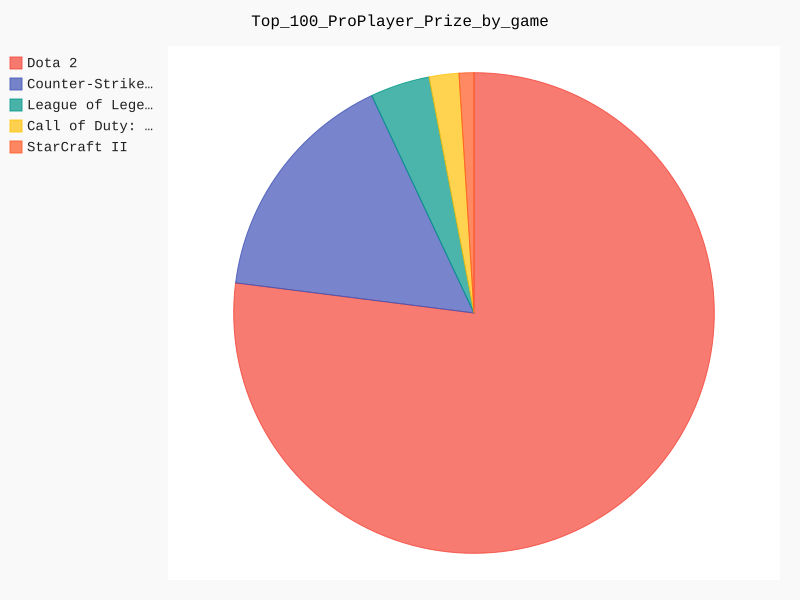

This chart was generated by the following Python code:
import pandas as pd
import pygal as pg
dic = {}

data = pd.read_csv("esportsplayer.csv") # import file
data_top_list = list(data['Highest Paying Game'])
data_top_set = set(data['Highest Paying Game'])

for i in data_top_set:
    dic[i] = data_top_list.count(i)
lis_top_game_by_player = sorted(dic.items(), key=lambda x: x[1], reverse=True)

pie_chart = pg.Pie()
pie_chart.title = 'Top_100_ProPlayer_Prize_by_game'
for i in range(len(lis_top_game_by_player)):
    pie_chart.add(lis_top_game_by_player[i][0], lis_top_game_by_player[i][1])
pie_chart.render_to_file('Top_100_ProPlayer_Prize_by_game.svg')
